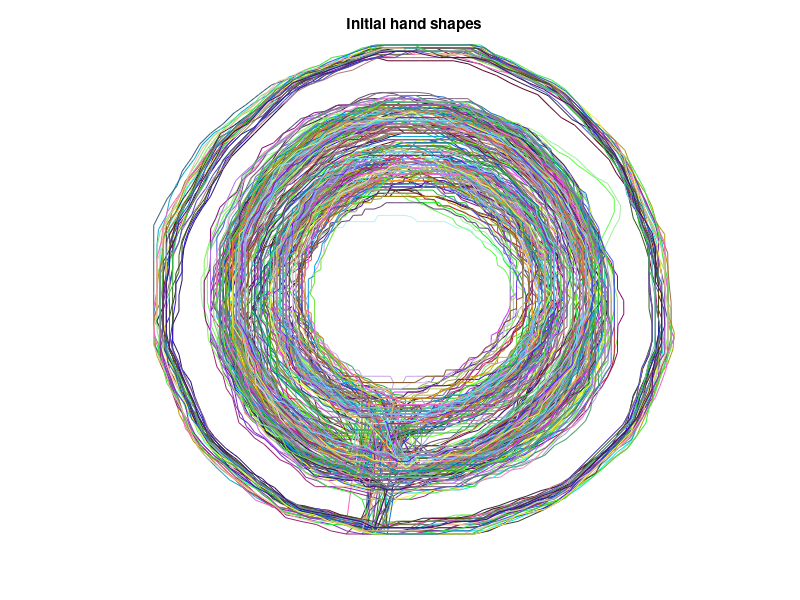
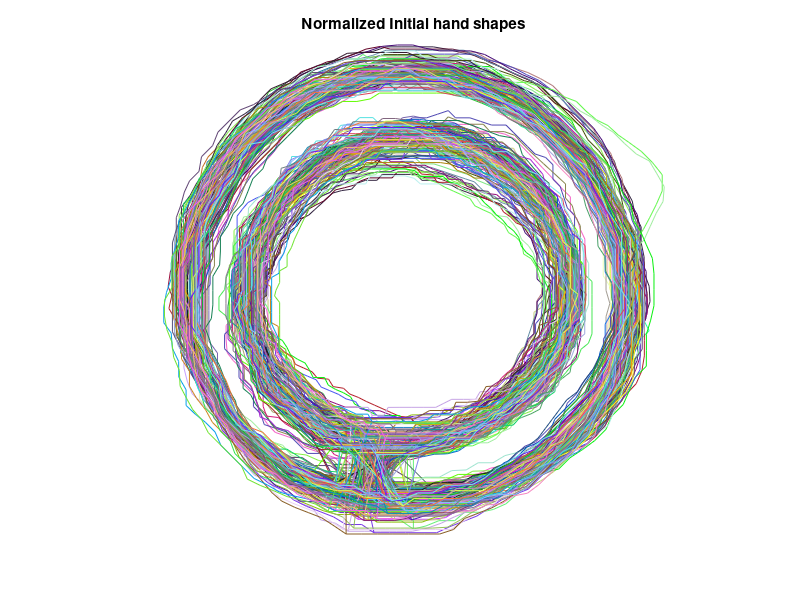

Here is the MATLAB script that generated these plots, in order: (Note: this script raises an error after producing the figures.)
close all;
clear;
clc;

data = load('all_pointsets.mat');
X = data.all_pointsets;

num_shapes = length(X);
[num_points, num_coords] = size(X{1});

c = cell(1, num_shapes);
figure;
hold on;
for i = 1:num_shapes
    c{i} = rand(1, 3);
    plot(X{i}(:, 1), X{i}(:, 2), 'Color', c{i});
end
title('Initial hand shapes');
axis equal; axis off;
saveas(gcf, 'Results/initial_pointsets.png');

for i = 1:num_shapes
    X{i} = X{i} - mean(X{i}, 1);         
    X{i} = X{i} / norm(X{i}, 'fro');
end


figure;
hold on;
for i = 1:num_shapes
    plot(X{i}(:, 1), X{i}(:, 2), 'Color', c{i});
end
title('Normalized Initial hand shapes');
axis equal; axis off;
saveas(gcf, 'Results/norm_initial_pointsets.png');
%% (b) Run Code11 and visualize results
[max_shape, aligned_shapes_code11] = code11_mean(X, 10);

figure;
hold on;
for i = 1:num_shapes
    plot(aligned_shapes_code11{i}(:,1), aligned_shapes_code11{i}(:,2), 'Color', [0.5 0.5 0.5]);
end
plot(max_shape(:,1), max_shape(:,2), 'r-', 'LineWidth', 2);
title('Code11: Aligned Shapes and Mean Shape');
axis equal; axis off;
saveas(gcf, 'Results/code1/mean_shape.png');

%% (c) principal modes of variation
D = num_points * 2;
data_matrix = zeros(num_shapes, D);
for i = 1:num_shapes
    flat_shape = reshape(aligned_shapes_code11{i}', [1, D]);  % Flattening (2x56 → 112x1 → 1x112)
    data_matrix(i, :) = flat_shape;
end

% Compute mean and center data
mean_vec = mean(data_matrix, 1);
centered_data = data_matrix - mean_vec;

% Estimate covariance matrix (Sample Covariance for Gaussian Model)
Cov = cov(centered_data);

% Perform eigen-decomposition to get principal modes
[V, S] = eig(Cov);
[evals, idx] = sort(diag(S), 'descend');
V = V(:, idx);  % Reorder eigenvectors

% (c) Plot top 3 eigenvalues
figure;
bar(evals(1:3));
title('Top 3 Principal Mode Variances (Code11)');
xlabel('Principal Mode'); ylabel('Variance');
saveas(gcf, 'Results/code1/principal_modes.png');

%% (d) Visualize shape mean ± k * sqrt(variance) along top principal modes
k = 2;  % You can try k = 3 as well

for mode = 1:3
    variation = k * sqrt(evals(mode)) * V(:, mode)';
    shape_plus = reshape(mean_vec + variation, [2, num_points])';
    shape_minus = reshape(mean_vec - variation, [2, num_points])';

    figure;
    hold on;
    for i = 1:num_shapes
        plot(aligned_shapes_code11{i}(:,1), aligned_shapes_code11{i}(:,2), 'Color', [0.8 0.8 0.8]);
    end
    plot(max_shape(:,1), max_shape(:,2), 'k-', 'LineWidth', 2);
    plot(shape_plus(:,1), shape_plus(:,2), 'r--', 'LineWidth', 1.5);
    plot(shape_minus(:,1), shape_minus(:,2), 'b--', 'LineWidth', 1.5);
    title(['Principal Mode ' num2str(mode) ' Variation (±' num2str(k) ' SD)']);
    axis equal; axis off;
    saveas(gcf, ['Results/code1/mode_', num2str(mode),'.png']);
end

k_vals = [2, 3];
titles = {'1st', '2nd', '3rd'};

figure;
for mode = 1:3
    for j = 1:2
        k = k_vals(j);
        variation = k * sqrt(evals(mode)) * V(:, mode)';
        shape_plus = reshape(mean_vec + variation, [2, num_points])';
        shape_minus = reshape(mean_vec - variation, [2, num_points])';

        subplot(3,2,(mode-1)*2 + j);
        hold on;
        plot(max_shape(:,1), max_shape(:,2), 'k-', 'LineWidth', 2);
        plot(shape_plus(:,1), shape_plus(:,2), 'r--', 'LineWidth', 1.5);
        plot(shape_minus(:,1), shape_minus(:,2), 'b--', 'LineWidth', 1.5);
        axis equal; axis off;
        title([titles{mode} ' Mode ±' num2str(k) '\sigma']);
    end
saveas(gcf, 'comparison_modes.png');
end
